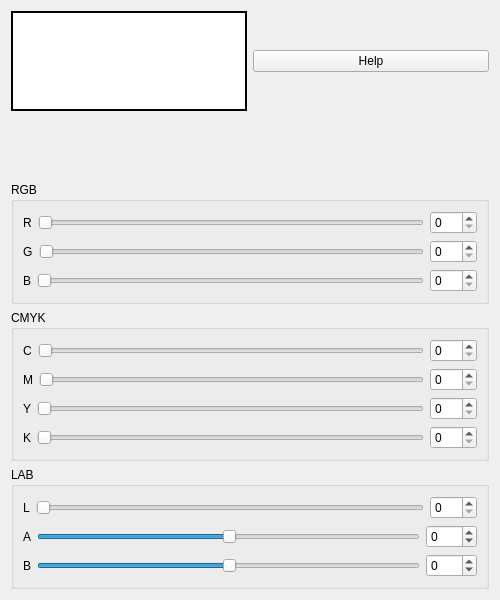
<?xml version="1.0" encoding="UTF-8"?>
<ui version="4.0">
 <class>ColorConverterUI</class>
 <widget class="QWidget" name="ColorConverterUI">
  <property name="geometry">
   <rect>
    <x>0</x>
    <y>0</y>
    <width>500</width>
    <height>600</height>
   </rect>
  </property>
  <property name="windowTitle">
   <string>Color Converter (PyQt5) - RGB ↔ LAB ↔ CMYK</string>
  </property>
  <layout class="QVBoxLayout" name="verticalLayout">
   <item>
    <layout class="QHBoxLayout" name="horizontalLayout">
     <item>
      <widget class="QPushButton" name="color_button">
       <property name="minimumSize">
        <size>
         <width>100</width>
         <height>100</height>
        </size>
       </property>
       <property name="styleSheet">
        <string>background-color: rgb(255, 255, 255); border: 2px solid black;</string>
       </property>
       <property name="text">
        <string/>
       </property>
      </widget>
     </item>
     <item>
      <widget class="QPushButton" name="help_button">
       <property name="text">
        <string>Help</string>
       </property>
      </widget>
     </item>
    </layout>
   </item>
   <item>
    <widget class="QLabel" name="warning_label">
     <property name="styleSheet">
      <string>color: red;</string>
     </property>
     <property name="text">
      <string/>
     </property>
    </widget>
   </item>
   <item>
    <widget class="QGroupBox" name="rgb_group">
     <property name="title">
      <string>RGB</string>
     </property>
     <layout class="QVBoxLayout" name="verticalLayout_2">
      <item>
       <layout class="QHBoxLayout" name="horizontalLayout_2">
        <item><widget class="QLabel" name="label_R"><property name="text"><string>R</string></property></widget></item>
        <item><widget class="QSlider" name="slider_R"><property name="maximum"><number>255</number></property><property name="orientation"><enum>Qt::Horizontal</enum></property></widget></item>
        <item><widget class="QSpinBox" name="spinbox_R"><property name="maximum"><number>255</number></property></widget></item>
       </layout>
      </item>
      <item>
       <layout class="QHBoxLayout" name="horizontalLayout_3">
        <item><widget class="QLabel" name="label_G"><property name="text"><string>G</string></property></widget></item>
        <item><widget class="QSlider" name="slider_G"><property name="maximum"><number>255</number></property><property name="orientation"><enum>Qt::Horizontal</enum></property></widget></item>
        <item><widget class="QSpinBox" name="spinbox_G"><property name="maximum"><number>255</number></property></widget></item>
       </layout>
      </item>
      <item>
       <layout class="QHBoxLayout" name="horizontalLayout_4">
        <item><widget class="QLabel" name="label_B"><property name="text"><string>B</string></property></widget></item>
        <item><widget class="QSlider" name="slider_B"><property name="maximum"><number>255</number></property><property name="orientation"><enum>Qt::Horizontal</enum></property></widget></item>
        <item><widget class="QSpinBox" name="spinbox_B"><property name="maximum"><number>255</number></property></widget></item>
       </layout>
      </item>
     </layout>
    </widget>
   </item>
   <item>
    <widget class="QGroupBox" name="cmyk_group">
     <property name="title">
      <string>CMYK</string>
     </property>
     <layout class="QVBoxLayout" name="verticalLayout_3">
      <item>
       <layout class="QHBoxLayout" name="horizontalLayout_5">
        <item><widget class="QLabel" name="label_C"><property name="text"><string>C</string></property></widget></item>
        <item><widget class="QSlider" name="slider_C"><property name="maximum"><number>100</number></property><property name="orientation"><enum>Qt::Horizontal</enum></property></widget></item>
        <item><widget class="QSpinBox" name="spinbox_C"><property name="maximum"><number>100</number></property></widget></item>
       </layout>
      </item>
      <item>
       <layout class="QHBoxLayout" name="horizontalLayout_6">
        <item><widget class="QLabel" name="label_M"><property name="text"><string>M</string></property></widget></item>
        <item><widget class="QSlider" name="slider_M"><property name="maximum"><number>100</number></property><property name="orientation"><enum>Qt::Horizontal</enum></property></widget></item>
        <item><widget class="QSpinBox" name="spinbox_M"><property name="maximum"><number>100</number></property></widget></item>
       </layout>
      </item>
      <item>
       <layout class="QHBoxLayout" name="horizontalLayout_7">
        <item><widget class="QLabel" name="label_Y"><property name="text"><string>Y</string></property></widget></item>
        <item><widget class="QSlider" name="slider_Y"><property name="maximum"><number>100</number></property><property name="orientation"><enum>Qt::Horizontal</enum></property></widget></item>
        <item><widget class="QSpinBox" name="spinbox_Y"><property name="maximum"><number>100</number></property></widget></item>
       </layout>
      </item>
      <item>
       <layout class="QHBoxLayout" name="horizontalLayout_8">
        <item><widget class="QLabel" name="label_K"><property name="text"><string>K</string></property></widget></item>
        <item><widget class="QSlider" name="slider_K"><property name="maximum"><number>100</number></property><property name="orientation"><enum>Qt::Horizontal</enum></property></widget></item>
        <item><widget class="QSpinBox" name="spinbox_K"><property name="maximum"><number>100</number></property></widget></item>
       </layout>
      </item>
     </layout>
    </widget>
   </item>
   <item>
    <widget class="QGroupBox" name="lab_group">
     <property name="title">
      <string>LAB</string>
     </property>
     <layout class="QVBoxLayout" name="verticalLayout_4">
      <item>
       <layout class="QHBoxLayout" name="horizontalLayout_9">
        <item><widget class="QLabel" name="label_L"><property name="text"><string>L</string></property></widget></item>
        <item><widget class="QSlider" name="slider_L"><property name="maximum"><number>100</number></property><property name="orientation"><enum>Qt::Horizontal</enum></property></widget></item>
        <item><widget class="QSpinBox" name="spinbox_L"><property name="maximum"><number>100</number></property></widget></item>
       </layout>
      </item>
      <item>
       <layout class="QHBoxLayout" name="horizontalLayout_10">
        <item><widget class="QLabel" name="label_A"><property name="text"><string>A</string></property></widget></item>
        <item><widget class="QSlider" name="slider_A"><property name="minimum"><number>-128</number></property><property name="maximum"><number>127</number></property><property name="orientation"><enum>Qt::Horizontal</enum></property></widget></item>
        <item><widget class="QSpinBox" name="spinbox_A"><property name="minimum"><number>-128</number></property><property name="maximum"><number>127</number></property></widget></item>
       </layout>
      </item>
      <item>
       <layout class="QHBoxLayout" name="horizontalLayout_11">
        <item><widget class="QLabel" name="label_B_lab"><property name="text"><string>B</string></property></widget></item>
        <item><widget class="QSlider" name="slider_B_lab"><property name="minimum"><number>-128</number></property><property name="maximum"><number>127</number></property><property name="orientation"><enum>Qt::Horizontal</enum></property></widget></item>
        <item><widget class="QSpinBox" name="spinbox_B_lab"><property name="minimum"><number>-128</number></property><property name="maximum"><number>127</number></property></widget></item>
       </layout>
      </item>
     </layout>
    </widget>
   </item>
  </layout>
 </widget>
 <resources/>
 <connections/>
</ui>
